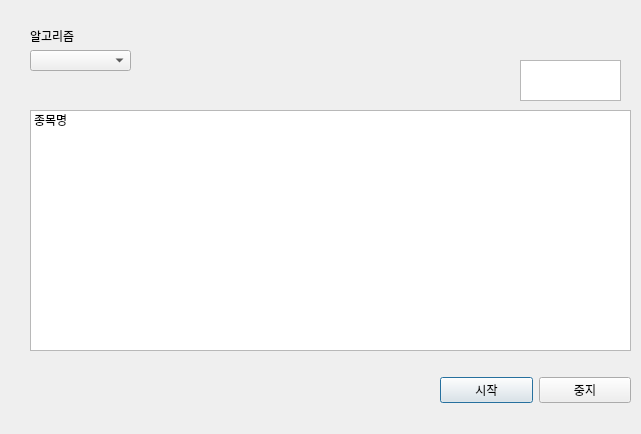
<?xml version="1.0" encoding="UTF-8"?>
<ui version="4.0">
 <class>Dialog</class>
 <widget class="QDialog" name="Dialog">
  <property name="geometry">
   <rect>
    <x>0</x>
    <y>0</y>
    <width>641</width>
    <height>434</height>
   </rect>
  </property>
  <property name="windowTitle">
   <string>Dialog</string>
  </property>
  <widget class="QListWidget" name="stockList">
   <property name="geometry">
    <rect>
     <x>30</x>
     <y>110</y>
     <width>601</width>
     <height>241</height>
    </rect>
   </property>
   <item>
    <property name="text">
     <string>종목명</string>
    </property>
   </item>
  </widget>
  <widget class="QWidget" name="horizontalLayoutWidget">
   <property name="geometry">
    <rect>
     <x>440</x>
     <y>360</y>
     <width>191</width>
     <height>61</height>
    </rect>
   </property>
   <layout class="QHBoxLayout" name="horizontalLayout">
    <item>
     <widget class="QPushButton" name="startBtn">
      <property name="text">
       <string>시작</string>
      </property>
     </widget>
    </item>
    <item>
     <widget class="QPushButton" name="stopBtn">
      <property name="text">
       <string>중지</string>
      </property>
     </widget>
    </item>
   </layout>
  </widget>
  <widget class="QComboBox" name="strategyList">
   <property name="geometry">
    <rect>
     <x>30</x>
     <y>50</y>
     <width>101</width>
     <height>21</height>
    </rect>
   </property>
  </widget>
  <widget class="QLabel" name="label">
   <property name="geometry">
    <rect>
     <x>30</x>
     <y>30</y>
     <width>56</width>
     <height>12</height>
    </rect>
   </property>
   <property name="text">
    <string>알고리즘</string>
   </property>
  </widget>
  <widget class="QTextBrowser" name="showProcess">
   <property name="geometry">
    <rect>
     <x>520</x>
     <y>60</y>
     <width>101</width>
     <height>41</height>
    </rect>
   </property>
  </widget>
 </widget>
 <resources/>
 <connections/>
</ui>
